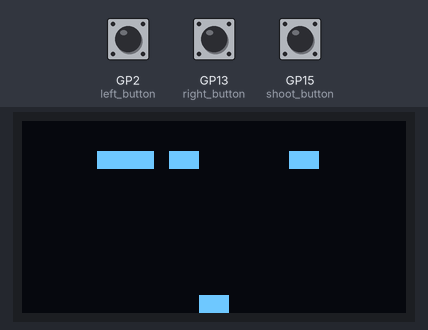
Bench run of a program on a simulated Raspberry Pi Pico running MicroPython. Parts: 128×64 one-colour display. The inputs (shaded band) are chosen by the test bench; at power-on: GP2 (left_button) HIGH, GP13 (right_button) HIGH, GP15 (shoot_button) HIGH. Random numbers come from a fixed seed.

Above: at 1.25 s.
1.3 s: GP2 (left_button) pulled LOW for 0.15 s
At 1.39 s:
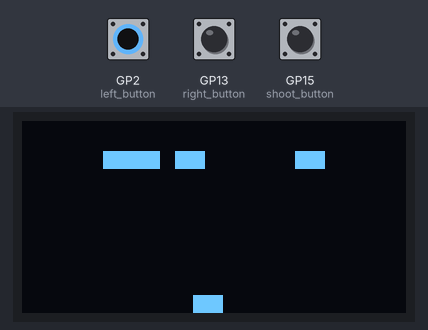
3.0 s: GP13 (right_button) pulled LOW for 0.15 s
At 3.03 s:
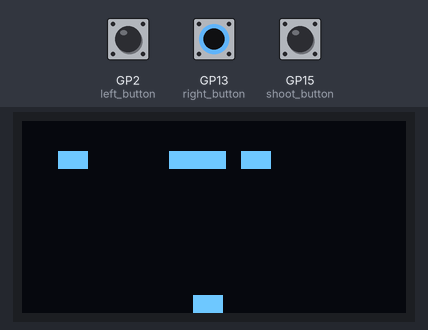
4.6 s: GP15 (shoot_button) pulled LOW for 0.15 s
At 4.74 s:
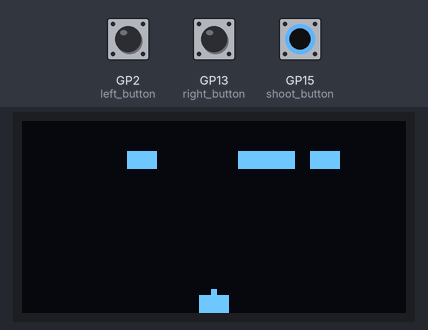
6.2 s: GP15 (shoot_button) pulled LOW for 3.2 s
At 12.0 s:
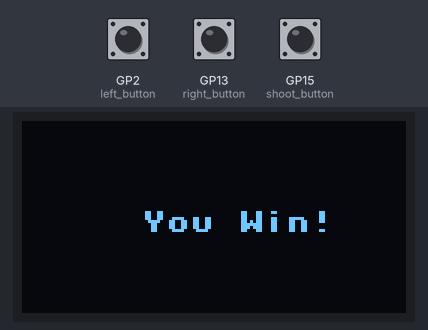
12.4 s: GP2 (left_button) pulled LOW for 1 s
At 13.12 s:
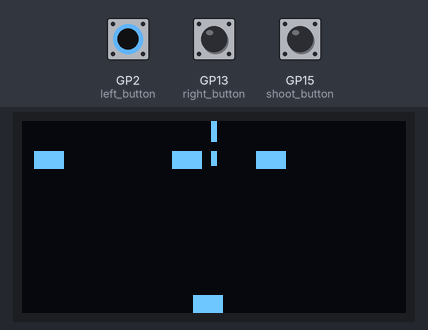
14.9 s: GP13 (right_button) pulled LOW for 1 s
At 14.98 s:
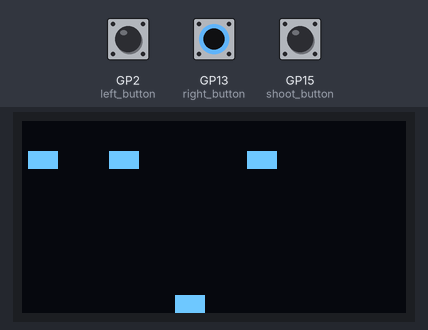

The program:

shot_em_up.py
```python
import time
from machine import Pin, I2C
import ssd1306
import random

# Initialize I2C for SSD1306 OLED
i2c = I2C(0, scl=Pin(21), sda=Pin(20))  # Use GPIO 22 for SCL and GPIO 21 for SDA
oled = ssd1306.SSD1306_I2C(128, 64, i2c)

# Game constants
PLAYER_WIDTH = 10
PLAYER_HEIGHT = 6
BULLET_WIDTH = 2
BULLET_HEIGHT = 3
ENEMY_WIDTH = 10
ENEMY_HEIGHT = 6
NUM_ENEMIES = 4

# Player position
player_x = 64 - PLAYER_WIDTH // 2
player_y = 58

# Bullet list
bullets = []

# Enemy list
enemies = []

# Buttons for control
left_button = Pin(2, Pin.IN, Pin.PULL_UP)  # GPIO 14 for left
right_button = Pin(13, Pin.IN, Pin.PULL_UP)  # GPIO 15 for right
shoot_button = Pin(15, Pin.IN, Pin.PULL_UP)  # GPIO 16 for shoot


def reset_game():
    global player_x, player_y
    init_enemies()
    player_x = 64 - PLAYER_WIDTH // 2
    player_y = 58

# Initialize enemies
def init_enemies():
    for i in range(NUM_ENEMIES):
        enemies.append([random.randint(0, 80), 10])

def draw_player():
    oled.fill_rect(player_x, player_y, PLAYER_WIDTH, PLAYER_HEIGHT, 1)

def draw_bullets():
    for bullet in bullets:
        oled.fill_rect(bullet[0], bullet[1], BULLET_WIDTH, BULLET_HEIGHT, 1)

def draw_enemies():
    for enemy in enemies:
        oled.fill_rect(enemy[0], enemy[1], ENEMY_WIDTH, ENEMY_HEIGHT, 1)

def move_bullets():
    global bullets
    for bullet in bullets[:]:
        bullet[1] -= 2  # Move bullet upwards
        if bullet[1] < 0:  # Remove bullet if it goes off-screen
            bullets.remove(bullet)

def move_enemies():
    for enemy in enemies:
        enemy[0] += 1  # Move enemy downwards
        if enemy[0] > 100:  # Reset enemy if it goes off-screen
            enemy[0] -=1
            enemy[0] = random.randint(0,0)
            enemy[0] = random.randint(0,0)

def check_collisions():
    global bullets, enemies
    for bullet in bullets[:]:
        for enemy in enemies[:]:
            if (bullet[0] + BULLET_WIDTH > enemy[0] and bullet[0] < enemy[0] + ENEMY_WIDTH and
                bullet[1] < enemy[1] + ENEMY_HEIGHT and bullet[1] + BULLET_HEIGHT > enemy[1]):
                enemies.remove(enemy)  # Remove enemy on collision
                bullets.remove(bullet)  # Remove bullet on collision

def game_over():
    oled.fill(0)
    oled.text("Game Over!", 40, 30)
    oled.show()
    time.sleep(2)

def win_game():
    oled.fill(0)
    oled.text("You Win!", 40, 30)
    oled.show()
    time.sleep(2)

def move_player():
    global player_x
    if not left_button.value() and player_x > 0:
        player_x -= 2  # Move player left
    if not right_button.value() and player_x < 128 - PLAYER_WIDTH:
        player_x += 2  # Move player right

def shoot():
    if not shoot_button.value():
        bullets.append([player_x + PLAYER_WIDTH // 2 - BULLET_WIDTH // 2, player_y])

# Initialize enemies
init_enemies()

# Main game loop
while True:
    oled.fill(0)  # Clear the screen

    # Move game elements
    move_player()
    move_bullets()
    move_enemies()
    shoot()
    check_collisions()

    # Draw game elements
    draw_player()
    draw_bullets()
    draw_enemies()

    # Check for collisions with enemies (game over condition)
    for enemy in enemies:
        if enemy[1] + ENEMY_HEIGHT >= player_y:
            game_over()
            break

    # Check for win condition (no enemies left)
    if not enemies:
        win_game()
        reset_game()

    # Update display
    oled.show()

    # Delay for smooth animation
    time.sleep(0.05)
```
